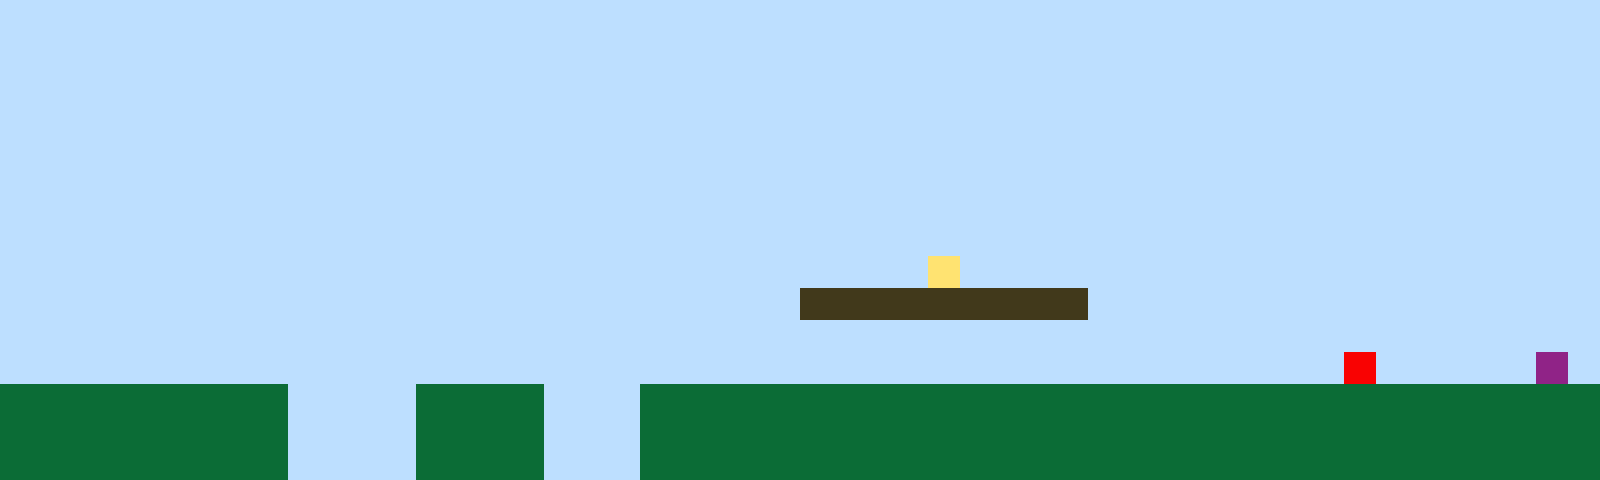

A 2D game scene composited from a Tiled map and its tileset images. What follows is a short description and the map's XML, with every tile layer's data as written:
An orthogonal 50x15 tile map with 32x32 px tiles, 1 tile layer (Tile Layer 1).

<map version="1.10" tiledversion="1.11.2" orientation="orthogonal" renderorder="right-up" width="50" height="15" tilewidth="32" tileheight="32" infinite="0" nextlayerid="2" nextobjectid="1"><editorsettings><export target="map1.csv" format="csv" /></editorsettings><tileset firstgid="1" name="sprites" tilewidth="32" tileheight="32" tilecount="6" columns="3"><image source="sprites.png" width="96" height="64" /></tileset><layer id="1" name="Tile Layer 1" width="50" height="15"><data encoding="csv">1,1,1,1,1,1,1,1,1,1,1,1,1,1,1,1,1,1,1,1,1,1,1,1,1,1,1,1,1,1,1,1,1,1,1,1,1,1,1,1,1,1,1,1,1,1,1,1,1,1,1,1,1,1,1,1,1,1,1,1,1,1,1,1,1,1,1,1,1,1,1,1,1,1,1,1,1,1,1,1,1,1,1,1,1,1,1,1,1,1,1,1,1,1,1,1,1,1,1,1,1,1,1,1,1,1,1,1,1,1,1,1,1,1,1,1,1,1,1,1,1,1,1,1,1,1,1,1,1,1,1,1,1,1,1,1,1,1,1,1,1,1,1,1,1,1,1,1,1,1,1,1,1,1,1,1,1,1,1,1,1,1,1,1,1,1,1,1,1,1,1,1,1,1,1,1,1,1,1,1,1,1,1,1,1,1,1,1,1,1,1,1,1,1,1,1,1,1,1,1,1,1,1,1,1,1,1,1,1,1,1,1,1,1,1,1,1,1,1,1,1,1,1,1,1,1,1,1,1,1,1,1,1,1,1,1,1,1,1,1,1,1,1,1,1,1,1,1,1,1,1,1,1,1,1,1,1,1,1,1,1,1,1,1,1,1,1,1,1,1,1,1,1,1,1,1,1,1,1,1,1,1,1,1,1,1,1,1,1,1,1,1,1,1,1,1,1,1,1,1,1,1,1,1,1,1,1,1,1,1,1,1,1,1,1,1,1,1,1,1,1,1,1,1,1,1,1,1,1,1,1,1,1,1,1,1,1,1,1,1,1,1,1,1,1,1,1,1,1,1,1,1,1,1,1,1,1,1,1,1,1,1,1,1,1,1,1,1,1,1,1,1,1,1,1,1,1,1,1,1,1,1,1,1,1,1,1,1,1,1,1,1,1,1,1,1,1,1,1,1,1,1,1,1,1,1,1,1,1,1,1,1,1,1,1,1,1,1,1,1,1,1,1,1,1,1,1,1,1,4,1,1,1,1,1,1,1,1,1,1,1,1,1,1,1,1,1,1,1,1,1,1,1,1,1,1,1,1,1,1,1,1,1,1,1,1,1,1,1,1,1,1,1,1,1,3,3,3,3,3,3,3,3,3,1,1,1,1,1,1,1,1,1,1,1,1,1,1,1,1,1,1,1,1,1,1,1,1,1,1,1,1,1,1,1,1,1,1,1,1,1,1,1,1,1,1,1,1,1,1,1,1,1,1,1,1,1,1,1,1,1,1,1,1,1,1,1,1,1,1,1,1,1,1,1,1,1,1,1,1,1,1,1,1,1,1,1,1,1,1,1,1,1,1,1,1,1,1,1,1,1,1,1,1,1,1,1,1,1,1,1,1,5,1,1,1,1,1,6,1,2,2,2,2,2,2,2,2,2,1,1,1,1,2,2,2,2,1,1,1,2,2,2,2,2,2,2,2,2,2,2,2,2,2,2,2,2,2,2,2,2,2,2,2,2,2,2,2,2,2,2,2,2,2,2,2,2,2,2,1,1,1,1,2,2,2,2,1,1,1,2,2,2,2,2,2,2,2,2,2,2,2,2,2,2,2,2,2,2,2,2,2,2,2,2,2,2,2,2,2,2,2,2,2,2,2,2,2,2,1,1,1,1,2,2,2,2,1,1,1,2,2,2,2,2,2,2,2,2,2,2,2,2,2,2,2,2,2,2,2,2,2,2,2,2,2,2,2,2,2</data></layer></map>
